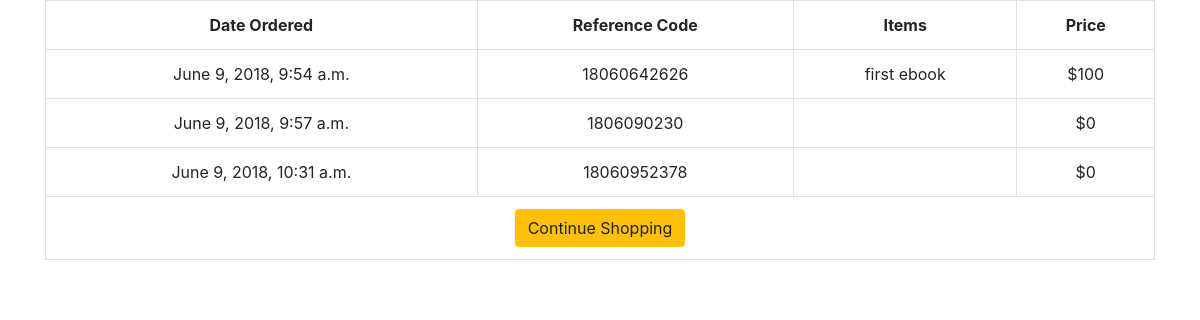
/profiles/profile/ (signed in), run on the app's committed database.
### shopping_cart/models.py (models this page shows, shortened)
class Order(models.Model): #actual complete model consisting of many order items
    ref_code = models.CharField(max_length=15)
    owner = models.ForeignKey(Profile, on_delete=models.SET_NULL, null=True)#Profile, not the default user, it means if delete the model, since it is a Foreign Key. thus we just want to set Profile to null
    is_ordered = models.BooleanField(default=False)#by default it's false
    items = models.ManyToManyField(OrderItem)
    date_ordered = models.DateTimeField(auto_now=True)
    def get_cart_total(self):
        return sum([item.product.price for item in self.items.all()]) #built in fn sum

class OrderItem(models.Model): #another way of referrring to a specific Product
    product = models.OneToOneField(Product, on_delete=models.SET_NULL, null=True)
    is_ordered = models.BooleanField(default=False)
    date_added = models.DateTimeField(auto_now=True)
    date_ordered = models.DateTimeField(null=True)

### products/models.py (models this page shows, shortened)
class Product(models.Model):
    name = models.CharField(max_length=120)
    price = models.IntegerField()

### accounts/views.py (the view)
def my_profile(request):
	my_user_profile = Profile.objects.filter(user=request.user).first() #grabbing the actual user
	my_orders = Order.objects.filter(is_ordered=True, owner=my_user_profile)#joining it with the orders he actaully ordered, by filtering
	context = {
		'my_orders': my_orders
	}
	return render(request, "profile.html", context)

### templates/profile.html
{% extends 'base.html' %}
{% block content %}
<table class="table table-hover table-bordered text-center">
      <tr class="text-center">
        <th>Date Ordered</th>
        <th>Reference Code</th>
        <th>Items</th>
        <th>Price</th>
      </tr>
      {% for order in my_orders %}
        <tr>
          <td>{{ order.date_ordered }}</td>
          <td>{{ order.ref_code }}</td>
          <td>
        	{% for item in order.items.all %}
        		{{ item.product.name }}
      		{% endfor %}
      	  </td>
          <td>${{ order.get_cart_total }}</td>
        </tr>
      {% empty %}
        <tr>
          <td colspan= 4> You have no orders.</td>
        </tr>
      {% endfor %}
      <tr>
        <td colspan=4>
          <a href="{% url 'products:product-list' %}" class="btn btn-warning pull-left">
            {% if not order %}Continue Shopping{% else %}Add Items to Cart {% endif %}
          </a>
        </td>
      </tr>
    </table>
{% endblock content %}

### data on the page
Order: date_ordered "June 9, 2018, 9:54 a.m.", ref_code "18060642626", get_cart_total "100"
OrderItem: product.name "first ebook"
Order: date_ordered "June 9, 2018, 9:57 a.m.", ref_code "1806090230", get_cart_total "0"
Order: date_ordered "June 9, 2018, 10:31 a.m.", ref_code "18060952378", get_cart_total "0"
